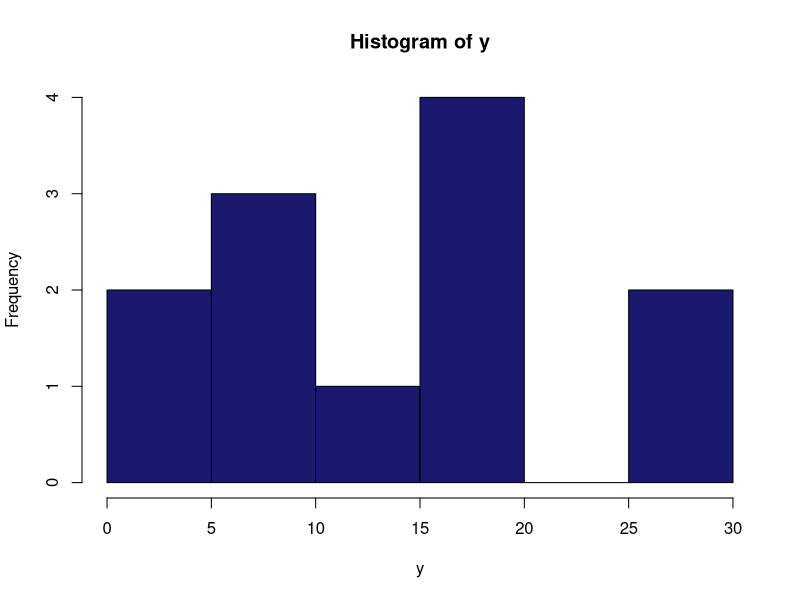

This figure's R source:
#!/usr/bin/env R

y <- c(6, 17, 4, 14, 5, 18, 6, 19, 27, 6, 16, 27)
pdf("hist_01.pdf")
hist(y, col = "midnightblue")
dev.off()
